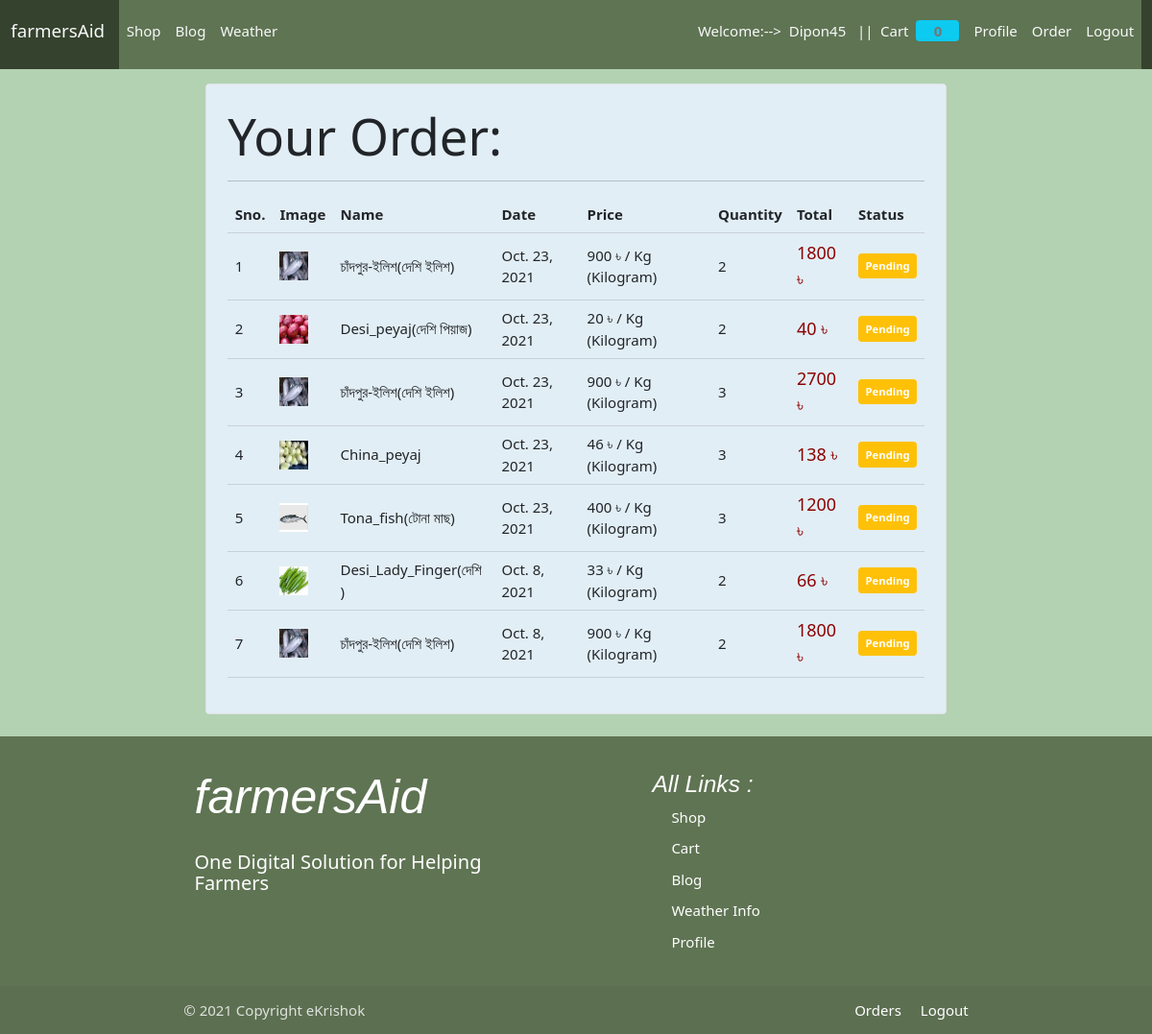
The page /order/ (signed in) on the database its author committed.
### Store/models/orders.py (models this page shows, shortened)
class Order(models.Model):
    product = models.ForeignKey(Product, on_delete=models.CASCADE)
    user = models.ForeignKey(User, on_delete=models.CASCADE)
    address = models.TextField(max_length=300, blank=True, default='')
    price = models.IntegerField()
    quantity = models.IntegerField(default=1)
    unit = models.ForeignKey(Unit_Type, on_delete=models.CASCADE, default='kg')
    phone = models.CharField(max_length=50)
    email = models.EmailField(max_length = 254)
    date = models.DateField(default = datetime.datetime.today)
    status = models.BooleanField(default=False)
    def __str__(self):
        return self.product.name
    @staticmethod
    def get_orders_by_user(user_id):
        return Order\
        .objects\
        .filter(user = user_id).order_by('-date')

### Store/models/products.py (models this page shows, shortened)
class Product(models.Model):
    name = models.CharField(max_length=50)
    category = models.ForeignKey(Category, on_delete=models.CASCADE,  default=1)
    unit= models.ForeignKey(Unit_Type, on_delete=models.CASCADE,  default='kg')
    Unit_price = models.IntegerField(default=0)
    quantity = models.IntegerField(default=0)
    description = models.CharField(max_length=200, default='', null=True, blank=True)
    image = models.ImageField(upload_to = 'upload/productsImg/')
    krishok = models.ForeignKey(User, limit_choices_to= { 'groups__name': 'Farmer'}, on_delete=models.CASCADE, default=1)

### Store/models/unit_type.py (models this page shows)
class Unit_Type(models.Model):
    unit_name = models.CharField(max_length=50)
    def __str__(self):
        return self.unit_name

### Store/middlewares/auth.py (the view)
    def middleware(request):
        returnUrl= request.META['PATH_INFO']
        print(request.META['PATH_INFO'])
        user = request.session.get('current_user_id')
        if not user :
            return redirect(f'/login/?return_url={returnUrl}')
        print("this is middleware",middleware)
        response = get_response(request)
        return response

### Store/templatetags/custom_filter.py (called while the page is built)
@register.filter(name="currency")
def currency(price):
    return str(price)+" ৳"

@register.filter(name="total_price_of_order")
def total_price_of_order(number, number1):
    return number * number1

### Store/views.py (called while the page is built)
    def get(self, request):
        user = request.session.get("current_user_id")
        orders = Order.get_orders_by_user(user)
        print(orders)
        return render(request, 'store/order.html',{"orders":orders} )

### Store/templates/store/order.html (shortened to what this page needs)
{% extends 'store/base.html' %}
{% block content %}
{% load cart %}
{% load custom_filter %}
<div class="container">
    <div class="border rounded p-4 m-4" style="background-color: rgb(226, 238, 245);">
        <p class="display-4 pl-4 ml-4">Your Order:</p>
        <hr>
        <table class="table ">
            <thead>
                <tr>
                    <th>Sno.</th>
                    <th>Image</th>
                    <th>Name</th>
                    <th>Date</th>
                    <th>Price</th>
                    <th>Quantity</th>
                    <th>Total</th>
                    <th>Status</th>
                </tr>
            </thead>
            <tbody>
                {% for order in orders %}
                <tr>
                    <td>{{forloop.counter}}</td>
                    <td>
                    <img src="{{order.product.image.url}}" alt="" style=" width:30px; height:30px; " >
                    </td>
                    <td> {{order.product.name}} </td>
                    <td> {{order.date}} </td>
                    <td> {{order.product.Unit_price|currency}} / {{order.unit}} </td>
                    <td>{{order.quantity}}</td>
                    <td>
                        <span style="font-size: 18px; color:darkred">
                            {{order.product.Unit_price|total_price_of_order:order.quantity|currency}}
                        </span>
                    </td>
                        {% if order.status %}
                        <td>
                            <small class="badge bg-success p-2">
                                Completed
                            </small>
                        </td>
                        {% else %}
                        <td>
                            <small class="badge bg-warning p-2">
                                Pending
                        </small>
                        </td>
                        {% endif %}
                </tr>
                {% endfor %}
            </tbody>
        </table>
    </div>
</div>
{% endblock %}

### Store/templates/store/base.html (shortened to what this page needs)
{% load static %}
{% load crispy_forms_tags %}
{% load cart %}
<!doctype html>
<html lang="en">
<head>
    <link href="https://cdn.jsdelivr.net/npm/bootstrap@5.1.0/dist/css/bootstrap.min.css" rel="stylesheet"
>
    <link rel="stylesheet" href="https://cdnjs.cloudflare.com/ajax/libs/materialize/1.0.0/css/materialize.min.css">
    {% load static %}
    <link rel="stylesheet" href="{% static 'css/style.css'%}">
    <link rel="stylesheet" href="https://cdnjs.cloudflare.com/ajax/libs/OwlCarousel2/2.3.4/assets/owl.carousel.min.css"
/>
    <link rel="stylesheet"
          href="https://cdnjs.cloudflare.com/ajax/libs/OwlCarousel2/2.3.4/assets/owl.theme.default.min.css"
/>
</head>
<body>
<nav class="navbar navbar-expand-lg navbar-light "
     style="background-color: rgb(212, 230, 215); color:rgb(245, 245, 237); ">
    <div class="container-fluid" style="background:rgb(53, 66, 45); ">
        <a class="navbar-brand text-light" href="/">farmersAid</a>
        <div class="collapse navbar-collapse" id="navbarSupportedContent"
             style="background:rgb(95, 116, 83);  position: relative;z-index: 1000;">
            <ul class="navbar-nav me-auto mb-2 mb-lg-0" style="color:white;">
                <li class="nav-item" >
                    <a class="nav-link active text-light" aria-current="page" href="/">Shop</a>
                </li>
                <li class="nav-item">
                    <a class="nav-link active text-light" aria-current="page" href="{% url 'home_Blog' %}">Blog</a>
                </li>
                <li class="nav-item">
                    <a class="nav-link active text-light" aria-current="page"
                       href="{% url 'WeatherApp:city_weather' %}">Weather</a>
                </li>
            </ul>
            {% if request.user.is_authenticated %}
            <div class="d-flex text-light">
                Welcome:<span>--></span>
                {{request.user.username}} &nbsp; ||
            </div>
            {% endif %}
            <ul class="navbar-nav my-2 my-lg-0">
                <li class="nav-item">
                    <a class="nav-link active text-light" aria-current="page" href="{% url 'cart' %}">Cart
                        <span class="badge bg-info">{{request.session.cart.keys|length}}</span>
                    </a>
                </li>
                {% if not request.session.current_user_id %}
                  <li class="nav-item dropdown">
                    <a class="nav-link dropdown-toggle text-light" href="#" id="navbarDropdownMenuLink" role="button"
                       data-bs-toggle="dropdown" aria-expanded="false">
                        SignUp
                    </a>
                    <ul class="dropdown-menu resdrop"  style="margin-left: -3.65rem; background:rgb(137, 182, 111);">
                        <li class="drop">
                            <a class="dropdown-item "
                            style=" display: inline-block;  color: rgb(39, 39, 31);" href="{% url 'cus_reg' %}">
                                Register As Customer
                            </a>
                        </li>
                        <li class="drop"><a class="dropdown-item text-dark" href="{% url 'fa_reg' %}">Register As Farmaer</a></li>
                        <li class="drop"><a class="dropdown-item text-dark" href="{% url 'agri_officer_reg' %}">Register As Agri_Officer</a></li>
                    </ul>
                </li>
                <li class="nav-item">
                    <a class="nav-link active text-light" aria-current="page" href="{% url 'login' %}">Login</a>
                </li>
                {% else %}
                <li class="nav-item">
                    <a class="nav-link text-light" href="{% url 'profile' %}">Profile</a>
                </li>
                <li class="nav-item">
                    <a class="nav-link active text-light" aria-current="page" href="{% url 'order_page' %}">Order</a>
                </li>
                <li class="nav-item">
                    <a class="nav-link text-light" href="{% url 'logout' %}">Logout</a>
                </li>
                {% endif %}
            </ul>
        </div>
    </div>
</nav>
{% block content %}
{% endblock %}
{% include 'store/footer.html' %}
</body>
</html>

### rows shown on the page
Order: product.image (picture), product.name "চাঁদপুর-ইলিশ(দেশি ইলিশ)", date "Oct. 23, 2021", product.Unit_price "900 ৳", unit "Kg (Kilogram)", quantity "2", product.Unit_price|total_price_of_order "1800 ৳", status "Pending"
Order: product.image (picture), product.name "Desi_peyaj(দেশি পিয়াজ)", date "Oct. 23, 2021", product.Unit_price "20 ৳", unit "Kg (Kilogram)", quantity "2", product.Unit_price|total_price_of_order "40 ৳", status "Pending"
Order: product.image (picture), product.name "চাঁদপুর-ইলিশ(দেশি ইলিশ)", date "Oct. 23, 2021", product.Unit_price "900 ৳", unit "Kg (Kilogram)", quantity "3", product.Unit_price|total_price_of_order "2700 ৳", status "Pending"
Order: product.image (picture), product.name "China_peyaj", date "Oct. 23, 2021", product.Unit_price "46 ৳", unit "Kg (Kilogram)", quantity "3", product.Unit_price|total_price_of_order "138 ৳", status "Pending"
Order: product.image (picture), product.name "Tona_fish(টোনা মাছ)", date "Oct. 23, 2021", product.Unit_price "400 ৳", unit "Kg (Kilogram)", quantity "3", product.Unit_price|total_price_of_order "1200 ৳", status "Pending"
Order: product.image (picture), product.name "Desi_Lady_Finger(দেশি )", date "Oct. 8, 2021", product.Unit_price "33 ৳", unit "Kg (Kilogram)", quantity "2", product.Unit_price|total_price_of_order "66 ৳", status "Pending"
Order: product.image (picture), product.name "চাঁদপুর-ইলিশ(দেশি ইলিশ)", date "Oct. 8, 2021", product.Unit_price "900 ৳", unit "Kg (Kilogram)", quantity "2", product.Unit_price|total_price_of_order "1800 ৳", status "Pending"

### other values the page prints
{{ request.user.username }} "Dipon45"
{{ request.session.cart.keys|length }} "0"
